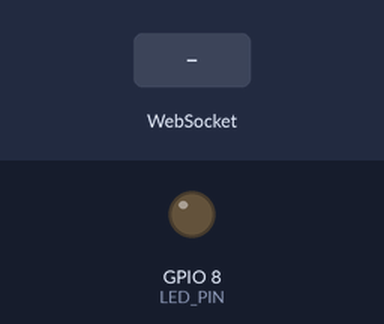
Bench run of a sketch on a simulated ESP32-C3. Shown: output pins drawn as LEDs (lit = HIGH). Dashed ring = blinking. Inputs (shaded band) come from the test bench. What the sketch prints to the serial monitor is not drawn.

Above: at 1.2 s.
1.3 s: WebSocket text "1" received
At 1.4 s:
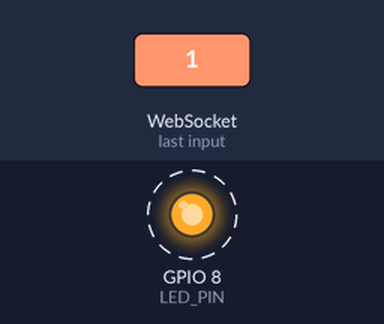
Timing chart, 0 to 7.8 s (numbered marks = the images above; inputs shaded):
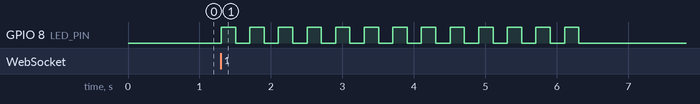

The sketch:

ktr_kn_p_ok.ino
```cpp
#define LED_PIN 8

#include <WiFi.h>
#include <WebSocketsServer.h>

const char* ssid = "ESP32-AP";
const char* password = "12345678";

WebSocketsServer webSocket = WebSocketsServer(81);

bool clientConnected = false;
bool newDataReceived = false;
unsigned long lastDataTime = 0;
const unsigned long timeoutNoData = 5000;  // 5 giây không nhận dữ liệu

void setup() {
  Serial.begin(115200);
  pinMode(LED_PIN, OUTPUT);
  digitalWrite(LED_PIN, LOW);

  WiFi.softAP(ssid, password);
  Serial.println("✅ AP Started");
  Serial.println(WiFi.softAPIP());

  webSocket.begin();
  webSocket.onEvent(webSocketEvent);
}

void webSocketEvent(uint8_t client_num, WStype_t type, uint8_t * payload, size_t length) {
  switch (type) {
    case WStype_CONNECTED:
      Serial.printf("🔌 Client %u connected from %s\n", client_num, webSocket.remoteIP(client_num).toString().c_str());
      clientConnected = true;
      lastDataTime = millis();
      break;

    case WStype_TEXT:
      Serial.printf("📩 Received raw: %s\n", payload);

      if (length > 0 && payload[0] != '\0') {
        String msg = String((char*)payload);
        msg.trim();

        if (msg.length() > 0) {
          Serial.println("✅ Đã nhận được dữ liệu hợp lệ từ client.");
          lastDataTime = millis();
          newDataReceived = true;
        } else {
          Serial.println("⚠️ Đã nhận nhưng nội dung rỗng.");
        }
      } else {
        Serial.println("⚠️ Không nhận được dữ liệu.");
      }
      break;

    case WStype_DISCONNECTED:
      Serial.printf("❌ Client %u disconnected\n", client_num);
      clientConnected = false;
      newDataReceived = false;
      break;

    default:
      break;
  }
}

void loop() {
  webSocket.loop();

  if (clientConnected) {
    if (millis() - lastDataTime > timeoutNoData) {
      Serial.println("⚠️ Không nhận dữ liệu từ client trong 5 giây. Tắt LED.");
      clientConnected = false;
      newDataReceived = false;
      digitalWrite(LED_PIN, LOW);
    } else if (newDataReceived) {
      // Nháy LED nếu vừa nhận dữ liệu hợp lệ
      digitalWrite(LED_PIN, HIGH);
      delay(200);
      digitalWrite(LED_PIN, LOW);
      delay(200);
    }
  } else {
    digitalWrite(LED_PIN, LOW);
  }
}
```

Measured:
- after the input at 1.3 s, GPIO 8 (LED_PIN): alternates HIGH for 0.20 s and LOW for 0.20 s, 26 changes in all, then stays LOW, starting at once
